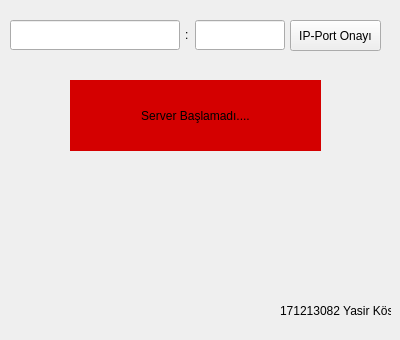
<?xml version="1.0" encoding="UTF-8"?>
<ui version="4.0">
 <class>server</class>
 <widget class="QWidget" name="server">
  <property name="geometry">
   <rect>
    <x>0</x>
    <y>0</y>
    <width>400</width>
    <height>340</height>
   </rect>
  </property>
  <property name="windowTitle">
   <string>server</string>
  </property>
  <widget class="QLineEdit" name="lineEditIP">
   <property name="geometry">
    <rect>
     <x>10</x>
     <y>20</y>
     <width>170</width>
     <height>30</height>
    </rect>
   </property>
  </widget>
  <widget class="QLabel" name="label2Nokta">
   <property name="geometry">
    <rect>
     <x>185</x>
     <y>20</y>
     <width>16</width>
     <height>30</height>
    </rect>
   </property>
   <property name="toolTip">
    <string>&lt;html&gt;&lt;head/&gt;&lt;body&gt;&lt;p&gt;&lt;br/&gt;&lt;/p&gt;&lt;/body&gt;&lt;/html&gt;</string>
   </property>
   <property name="styleSheet">
    <string notr="true">font: 75 12pt &quot;MS Shell Dlg 2&quot;;</string>
   </property>
   <property name="text">
    <string>:</string>
   </property>
  </widget>
  <widget class="QLineEdit" name="lineEditPort">
   <property name="geometry">
    <rect>
     <x>195</x>
     <y>20</y>
     <width>90</width>
     <height>30</height>
    </rect>
   </property>
  </widget>
  <widget class="QPushButton" name="buttonBaglan">
   <property name="geometry">
    <rect>
     <x>290</x>
     <y>20</y>
     <width>91</width>
     <height>31</height>
    </rect>
   </property>
   <property name="text">
    <string>IP-Port Onayı</string>
   </property>
  </widget>
  <widget class="QLabel" name="labelDurum">
   <property name="geometry">
    <rect>
     <x>70</x>
     <y>80</y>
     <width>251</width>
     <height>71</height>
    </rect>
   </property>
   <property name="styleSheet">
    <string notr="true">font: 75 18pt &quot;MS Shell Dlg 2&quot;;
background-color: rgb(212, 0, 0);</string>
   </property>
   <property name="text">
    <string>Server Başlamadı....</string>
   </property>
   <property name="alignment">
    <set>Qt::AlignCenter</set>
   </property>
  </widget>
  <widget class="QLabel" name="label">
   <property name="geometry">
    <rect>
     <x>280</x>
     <y>290</y>
     <width>111</width>
     <height>41</height>
    </rect>
   </property>
   <property name="text">
    <string>171213082 Yasir Köse</string>
   </property>
  </widget>
  <widget class="QLabel" name="labelGelen">
   <property name="geometry">
    <rect>
     <x>70</x>
     <y>190</y>
     <width>251</width>
     <height>111</height>
    </rect>
   </property>
   <property name="text">
    <string/>
   </property>
  </widget>
 </widget>
 <resources/>
 <connections/>
</ui>
